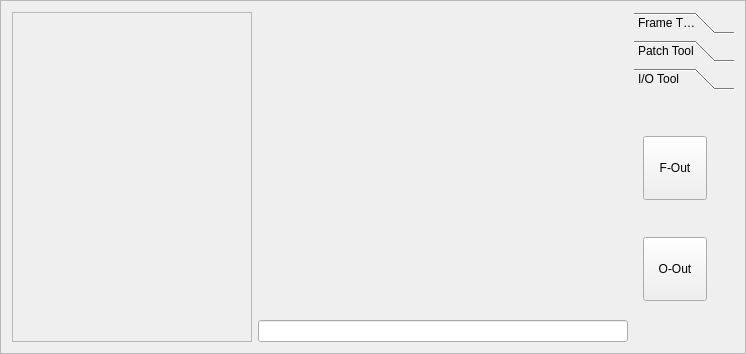
<?xml version="1.0" encoding="UTF-8"?>
<ui version="4.0">
 <class>ICPWidget</class>
 <widget class="QFrame" name="ICPWidget">
  <property name="geometry">
   <rect>
    <x>0</x>
    <y>0</y>
    <width>746</width>
    <height>354</height>
   </rect>
  </property>
  <property name="sizePolicy">
   <sizepolicy hsizetype="Preferred" vsizetype="Preferred">
    <horstretch>0</horstretch>
    <verstretch>0</verstretch>
   </sizepolicy>
  </property>
  <property name="minimumSize">
   <size>
    <width>700</width>
    <height>330</height>
   </size>
  </property>
  <property name="windowTitle">
   <string>Registration</string>
  </property>
  <property name="frameShape">
   <enum>QFrame::StyledPanel</enum>
  </property>
  <property name="frameShadow">
   <enum>QFrame::Raised</enum>
  </property>
  <layout class="QGridLayout" name="gridLayout_2">
   <item row="1" column="2">
    <widget class="QWidget" name="frameView" native="true">
     <property name="sizePolicy">
      <sizepolicy hsizetype="Expanding" vsizetype="Expanding">
       <horstretch>0</horstretch>
       <verstretch>0</verstretch>
      </sizepolicy>
     </property>
     <property name="minimumSize">
      <size>
       <width>320</width>
       <height>240</height>
      </size>
     </property>
     <property name="contextMenuPolicy">
      <enum>Qt::PreventContextMenu</enum>
     </property>
     <layout class="QGridLayout" name="gridLayout"/>
    </widget>
   </item>
   <item row="2" column="2">
    <widget class="QLineEdit" name="statusText">
     <property name="readOnly">
      <bool>true</bool>
     </property>
    </widget>
   </item>
   <item row="0" column="0" rowspan="3">
    <widget class="QScrollArea" name="scrollArea">
     <property name="sizePolicy">
      <sizepolicy hsizetype="MinimumExpanding" vsizetype="Expanding">
       <horstretch>0</horstretch>
       <verstretch>0</verstretch>
      </sizepolicy>
     </property>
     <property name="minimumSize">
      <size>
       <width>200</width>
       <height>0</height>
      </size>
     </property>
     <property name="maximumSize">
      <size>
       <width>240</width>
       <height>16777215</height>
      </size>
     </property>
     <property name="horizontalScrollBarPolicy">
      <enum>Qt::ScrollBarAlwaysOff</enum>
     </property>
     <property name="widgetResizable">
      <bool>true</bool>
     </property>
     <widget class="QWidget" name="scrollAreaWidgetContents">
      <property name="geometry">
       <rect>
        <x>0</x>
        <y>0</y>
        <width>238</width>
        <height>328</height>
       </rect>
      </property>
      <layout class="QVBoxLayout" name="scrollLayout"/>
     </widget>
    </widget>
   </item>
   <item row="0" column="4" rowspan="3">
    <widget class="QToolBox" name="tools">
     <property name="sizePolicy">
      <sizepolicy hsizetype="MinimumExpanding" vsizetype="MinimumExpanding">
       <horstretch>0</horstretch>
       <verstretch>0</verstretch>
      </sizepolicy>
     </property>
     <property name="minimumSize">
      <size>
       <width>85</width>
       <height>80</height>
      </size>
     </property>
     <property name="maximumSize">
      <size>
       <width>100</width>
       <height>16777215</height>
      </size>
     </property>
     <property name="currentIndex">
      <number>2</number>
     </property>
     <widget class="QWidget" name="page_frame">
      <property name="geometry">
       <rect>
        <x>0</x>
        <y>0</y>
        <width>100</width>
        <height>237</height>
       </rect>
      </property>
      <attribute name="label">
       <string>Frame Tool</string>
      </attribute>
      <layout class="QVBoxLayout" name="verticalLayout">
       <item>
        <widget class="QToolButton" name="loadFrame">
         <property name="minimumSize">
          <size>
           <width>64</width>
           <height>64</height>
          </size>
         </property>
         <property name="text">
          <string>Load</string>
         </property>
         <property name="icon">
          <iconset resource="rc.qrc">
           <normaloff>:/button/rc/agt_add-to-desktop-256.png</normaloff>:/button/rc/agt_add-to-desktop-256.png</iconset>
         </property>
         <property name="iconSize">
          <size>
           <width>40</width>
           <height>40</height>
          </size>
         </property>
         <property name="toolButtonStyle">
          <enum>Qt::ToolButtonTextUnderIcon</enum>
         </property>
        </widget>
       </item>
       <item>
        <widget class="QToolButton" name="lastFrame">
         <property name="minimumSize">
          <size>
           <width>64</width>
           <height>64</height>
          </size>
         </property>
         <property name="text">
          <string>Last</string>
         </property>
         <property name="icon">
          <iconset resource="rc.qrc">
           <normaloff>:/button/rc/2leftarrow-256.png</normaloff>:/button/rc/2leftarrow-256.png</iconset>
         </property>
         <property name="iconSize">
          <size>
           <width>40</width>
           <height>40</height>
          </size>
         </property>
         <property name="toolButtonStyle">
          <enum>Qt::ToolButtonTextUnderIcon</enum>
         </property>
        </widget>
       </item>
       <item>
        <widget class="QToolButton" name="nextFrame">
         <property name="minimumSize">
          <size>
           <width>64</width>
           <height>64</height>
          </size>
         </property>
         <property name="text">
          <string>Next</string>
         </property>
         <property name="icon">
          <iconset resource="rc.qrc">
           <normaloff>:/button/rc/2rightarrow-256.png</normaloff>:/button/rc/2rightarrow-256.png</iconset>
         </property>
         <property name="iconSize">
          <size>
           <width>40</width>
           <height>40</height>
          </size>
         </property>
         <property name="toolButtonStyle">
          <enum>Qt::ToolButtonTextUnderIcon</enum>
         </property>
        </widget>
       </item>
      </layout>
     </widget>
     <widget class="QWidget" name="page_patch">
      <property name="geometry">
       <rect>
        <x>0</x>
        <y>0</y>
        <width>100</width>
        <height>237</height>
       </rect>
      </property>
      <attribute name="label">
       <string>Patch Tool</string>
      </attribute>
      <layout class="QVBoxLayout" name="verticalLayout_2">
       <item>
        <widget class="QToolButton" name="addObj">
         <property name="minimumSize">
          <size>
           <width>64</width>
           <height>64</height>
          </size>
         </property>
         <property name="text">
          <string>Add Obj</string>
         </property>
         <property name="icon">
          <iconset resource="rc.qrc">
           <normaloff>:/button/rc/edit_add-256.png</normaloff>:/button/rc/edit_add-256.png</iconset>
         </property>
         <property name="iconSize">
          <size>
           <width>40</width>
           <height>40</height>
          </size>
         </property>
         <property name="checkable">
          <bool>true</bool>
         </property>
         <property name="toolButtonStyle">
          <enum>Qt::ToolButtonTextUnderIcon</enum>
         </property>
        </widget>
       </item>
       <item>
        <widget class="QToolButton" name="delObj">
         <property name="minimumSize">
          <size>
           <width>64</width>
           <height>64</height>
          </size>
         </property>
         <property name="text">
          <string>Del Obj</string>
         </property>
         <property name="icon">
          <iconset resource="rc.qrc">
           <normaloff>:/button/rc/button_cancel-256.png</normaloff>:/button/rc/button_cancel-256.png</iconset>
         </property>
         <property name="iconSize">
          <size>
           <width>40</width>
           <height>40</height>
          </size>
         </property>
         <property name="toolButtonStyle">
          <enum>Qt::ToolButtonTextUnderIcon</enum>
         </property>
        </widget>
       </item>
       <item>
        <widget class="QToolButton" name="icpObj">
         <property name="minimumSize">
          <size>
           <width>64</width>
           <height>64</height>
          </size>
         </property>
         <property name="text">
          <string>ICP Obj</string>
         </property>
         <property name="icon">
          <iconset resource="rc.qrc">
           <normaloff>:/button/rc/ICP.png</normaloff>:/button/rc/ICP.png</iconset>
         </property>
         <property name="iconSize">
          <size>
           <width>40</width>
           <height>40</height>
          </size>
         </property>
         <property name="toolButtonStyle">
          <enum>Qt::ToolButtonTextUnderIcon</enum>
         </property>
        </widget>
       </item>
      </layout>
     </widget>
     <widget class="QWidget" name="page_io">
      <property name="geometry">
       <rect>
        <x>0</x>
        <y>0</y>
        <width>100</width>
        <height>237</height>
       </rect>
      </property>
      <attribute name="label">
       <string>I/O Tool</string>
      </attribute>
      <layout class="QVBoxLayout" name="verticalLayout_3">
       <item>
        <widget class="QToolButton" name="outFrame">
         <property name="minimumSize">
          <size>
           <width>64</width>
           <height>64</height>
          </size>
         </property>
         <property name="text">
          <string>F-Out</string>
         </property>
         <property name="icon">
          <iconset resource="rc.qrc">
           <normaloff>:/button/rc/save_all-256.png</normaloff>:/button/rc/save_all-256.png</iconset>
         </property>
         <property name="iconSize">
          <size>
           <width>40</width>
           <height>40</height>
          </size>
         </property>
         <property name="toolButtonStyle">
          <enum>Qt::ToolButtonTextUnderIcon</enum>
         </property>
        </widget>
       </item>
       <item>
        <widget class="QToolButton" name="outObj">
         <property name="minimumSize">
          <size>
           <width>64</width>
           <height>64</height>
          </size>
         </property>
         <property name="text">
          <string>O-Out</string>
         </property>
         <property name="icon">
          <iconset resource="rc.qrc">
           <normaloff>:/button/rc/fileexport-256.png</normaloff>:/button/rc/fileexport-256.png</iconset>
         </property>
         <property name="iconSize">
          <size>
           <width>40</width>
           <height>40</height>
          </size>
         </property>
         <property name="toolButtonStyle">
          <enum>Qt::ToolButtonTextUnderIcon</enum>
         </property>
        </widget>
       </item>
      </layout>
     </widget>
    </widget>
   </item>
  </layout>
 </widget>
 <resources>
  <include location="rc.qrc"/>
 </resources>
 <connections/>
</ui>
